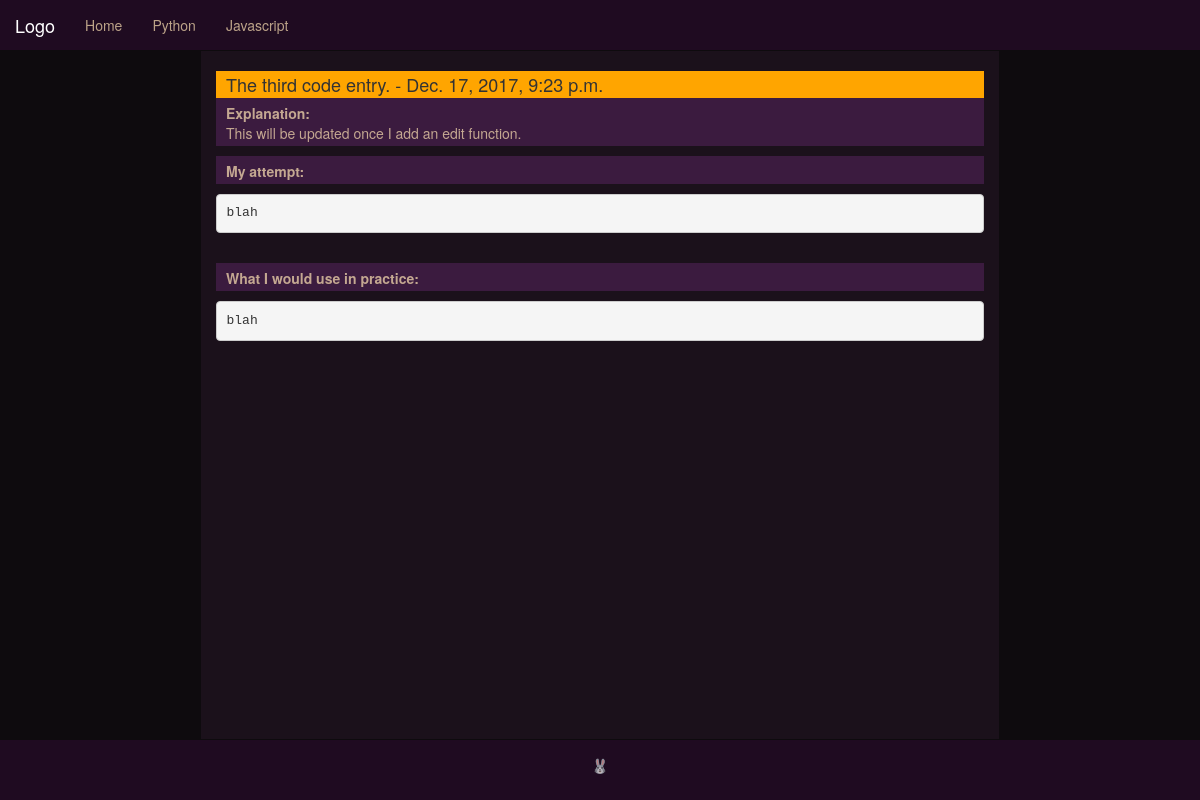
Screenshot of /code_entries/3/ with the database file from the repository.
### main_site/models.py (models this page shows, shortened)
class CodeEntry(models.Model):
    JAVASCRIPT = 'JS'
    PYTHON = 'PYTHON'
    date_added = models.DateTimeField(auto_now_add=True)
    title = models.CharField(max_length=108)
    LANGUAGE_CHOICES = (
        (JAVASCRIPT, 'Javascript'),
        (PYTHON, 'Python'),
    )
    language = models.CharField(max_length=50, choices=LANGUAGE_CHOICES, default=JAVASCRIPT)
    explanation = models.TextField()
    notes = models.TextField(blank=True)
    attempt = models.TextField()
    goal = models.TextField()
    class Meta:
        verbose_name_plural = 'code_entries'

### main_site/views.py (the view)
# urls.py: url(r'^code_entries/(?P<code_entry_id>\d+)/$', views.code_entry, name='code_entry'),
def code_entry(request, code_entry_id):
    code_entry = CodeEntry.objects.get(id=code_entry_id)
    context = {'code_entry':code_entry}
    return render(request, 'main_site/code_entry.html', context)

### main_site/templates/main_site/code_entry.html (shortened to what this page needs)
{% extends "main_site/base.html" %}
{% load bootstrap3 %} {% load static %}
{% block content %}
<head>
</head>
<body>
    <div id = "entry_container">
            <div class = "index_entry">
                <h4> {{ code_entry.title }} - {{ code_entry.date_added}} </h4>
                {% if code_entry.explanation %}
                    <p><b>Explanation:<br></b>
                    {{ code_entry.explanation }}</p>
                {% endif %}
                <p><b>My attempt:<br></b></p>
                    <pre>{{ code_entry.attempt }}</pre>
                <br>
                <p><b>What I would use in practice:<br></b></p>
                    <pre>{{ code_entry.attempt }}</pre>
            </div>
    </div>
</body>
{% endblock content %}

### main_site/static/css/main.css (style rules this page uses)
html { height: 100%; }
body { height: 100%; padding: 0px; margin: 0px; }

### main_site/static/css/index.css (style rules this page uses)
.index_entry { margin-bottom: 5px; }
.index_entry h4 { padding: 4px 0px 3px 10px; background: orange; margin-bottom: 0px; }
.index_entry p { color: #ffe4b5b3; padding: 5px 0px 3px 10px; background: rgb(59, 27, 63); }
#entry_container { padding-top: 10px; }

### rows the page displays
CodeEntry: title "The third code entry.", date_added "Dec. 17, 2017, 9:23 p.m.", explanation "This will be updated once I add an edit function.", attempt "blah"
